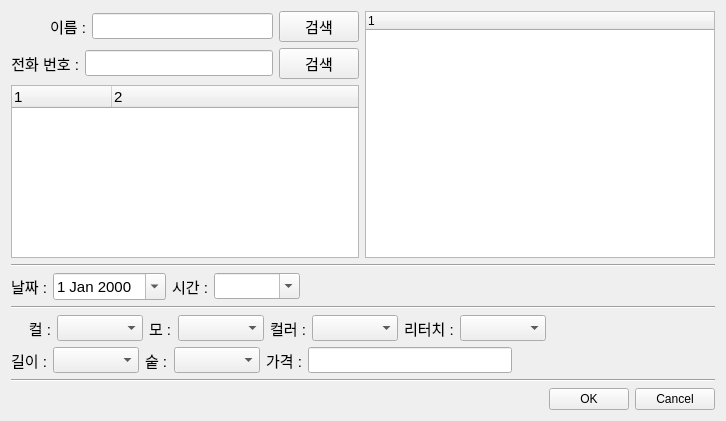
<?xml version="1.0" encoding="UTF-8"?>
<ui version="4.0">
 <class>OperationDialog</class>
 <widget class="QDialog" name="OperationDialog">
  <property name="geometry">
   <rect>
    <x>0</x>
    <y>0</y>
    <width>726</width>
    <height>421</height>
   </rect>
  </property>
  <property name="windowTitle">
   <string>Dialog</string>
  </property>
  <layout class="QVBoxLayout" name="verticalLayout_2">
   <item>
    <layout class="QHBoxLayout" name="horizontalLayout_3">
     <item>
      <layout class="QVBoxLayout" name="verticalLayout">
       <item>
        <layout class="QHBoxLayout" name="horizontalLayout">
         <item>
          <widget class="QLabel" name="label">
           <property name="minimumSize">
            <size>
             <width>75</width>
             <height>0</height>
            </size>
           </property>
           <property name="font">
            <font>
             <pointsize>11</pointsize>
            </font>
           </property>
           <property name="text">
            <string>이름 :</string>
           </property>
           <property name="alignment">
            <set>Qt::AlignRight|Qt::AlignTrailing|Qt::AlignVCenter</set>
           </property>
          </widget>
         </item>
         <item>
          <widget class="QLineEdit" name="lineEdit_name">
           <property name="font">
            <font>
             <pointsize>11</pointsize>
            </font>
           </property>
          </widget>
         </item>
         <item>
          <widget class="QPushButton" name="pushButton_name">
           <property name="font">
            <font>
             <pointsize>11</pointsize>
            </font>
           </property>
           <property name="focusPolicy">
            <enum>Qt::NoFocus</enum>
           </property>
           <property name="text">
            <string>검색</string>
           </property>
          </widget>
         </item>
        </layout>
       </item>
       <item>
        <layout class="QHBoxLayout" name="horizontalLayout_2">
         <item>
          <widget class="QLabel" name="label_2">
           <property name="minimumSize">
            <size>
             <width>60</width>
             <height>0</height>
            </size>
           </property>
           <property name="font">
            <font>
             <pointsize>11</pointsize>
            </font>
           </property>
           <property name="text">
            <string>전화 번호 :</string>
           </property>
           <property name="alignment">
            <set>Qt::AlignRight|Qt::AlignTrailing|Qt::AlignVCenter</set>
           </property>
          </widget>
         </item>
         <item>
          <widget class="QLineEdit" name="lineEdit_phoneNumber">
           <property name="font">
            <font>
             <pointsize>11</pointsize>
            </font>
           </property>
          </widget>
         </item>
         <item>
          <widget class="QPushButton" name="pushButton_phoneNumber">
           <property name="font">
            <font>
             <pointsize>11</pointsize>
            </font>
           </property>
           <property name="focusPolicy">
            <enum>Qt::NoFocus</enum>
           </property>
           <property name="text">
            <string>검색</string>
           </property>
          </widget>
         </item>
        </layout>
       </item>
       <item>
        <widget class="QTreeWidget" name="treeWidget">
         <property name="sizePolicy">
          <sizepolicy hsizetype="Expanding" vsizetype="Expanding">
           <horstretch>0</horstretch>
           <verstretch>0</verstretch>
          </sizepolicy>
         </property>
         <property name="minimumSize">
          <size>
           <width>0</width>
           <height>0</height>
          </size>
         </property>
         <property name="maximumSize">
          <size>
           <width>16777215</width>
           <height>16777215</height>
          </size>
         </property>
         <property name="font">
          <font>
           <pointsize>11</pointsize>
          </font>
         </property>
         <property name="focusPolicy">
          <enum>Qt::NoFocus</enum>
         </property>
         <property name="columnCount">
          <number>2</number>
         </property>
         <column>
          <property name="text">
           <string notr="true">1</string>
          </property>
         </column>
         <column>
          <property name="text">
           <string notr="true">2</string>
          </property>
         </column>
        </widget>
       </item>
      </layout>
     </item>
     <item>
      <widget class="QTreeWidget" name="treeWidget_operation">
       <property name="minimumSize">
        <size>
         <width>350</width>
         <height>0</height>
        </size>
       </property>
       <column>
        <property name="text">
         <string notr="true">1</string>
        </property>
       </column>
      </widget>
     </item>
    </layout>
   </item>
   <item>
    <widget class="Line" name="line_2">
     <property name="orientation">
      <enum>Qt::Horizontal</enum>
     </property>
    </widget>
   </item>
   <item>
    <layout class="QHBoxLayout" name="horizontalLayout_4">
     <item>
      <widget class="QLabel" name="label_3">
       <property name="font">
        <font>
         <pointsize>11</pointsize>
        </font>
       </property>
       <property name="text">
        <string>날짜 :</string>
       </property>
      </widget>
     </item>
     <item>
      <widget class="QDateEdit" name="dateEdit">
       <property name="font">
        <font>
         <pointsize>11</pointsize>
        </font>
       </property>
       <property name="calendarPopup">
        <bool>true</bool>
       </property>
      </widget>
     </item>
     <item>
      <widget class="QLabel" name="label_4">
       <property name="font">
        <font>
         <pointsize>11</pointsize>
        </font>
       </property>
       <property name="text">
        <string>시간 :</string>
       </property>
      </widget>
     </item>
     <item>
      <widget class="QComboBox" name="comboBox_time">
       <property name="font">
        <font>
         <pointsize>11</pointsize>
        </font>
       </property>
       <property name="editable">
        <bool>true</bool>
       </property>
      </widget>
     </item>
     <item>
      <spacer name="horizontalSpacer_3">
       <property name="orientation">
        <enum>Qt::Horizontal</enum>
       </property>
       <property name="sizeHint" stdset="0">
        <size>
         <width>37</width>
         <height>17</height>
        </size>
       </property>
      </spacer>
     </item>
    </layout>
   </item>
   <item>
    <widget class="Line" name="line">
     <property name="orientation">
      <enum>Qt::Horizontal</enum>
     </property>
    </widget>
   </item>
   <item>
    <layout class="QHBoxLayout" name="horizontalLayout_5">
     <item>
      <widget class="QLabel" name="label_5">
       <property name="minimumSize">
        <size>
         <width>40</width>
         <height>0</height>
        </size>
       </property>
       <property name="font">
        <font>
         <pointsize>11</pointsize>
        </font>
       </property>
       <property name="text">
        <string>컬 :</string>
       </property>
       <property name="alignment">
        <set>Qt::AlignRight|Qt::AlignTrailing|Qt::AlignVCenter</set>
       </property>
      </widget>
     </item>
     <item>
      <widget class="QComboBox" name="comboBox_curl">
       <property name="font">
        <font>
         <pointsize>11</pointsize>
        </font>
       </property>
      </widget>
     </item>
     <item>
      <widget class="QLabel" name="label_9">
       <property name="font">
        <font>
         <pointsize>11</pointsize>
        </font>
       </property>
       <property name="text">
        <string>모 :</string>
       </property>
      </widget>
     </item>
     <item>
      <widget class="QComboBox" name="comboBox_type">
       <property name="font">
        <font>
         <pointsize>11</pointsize>
        </font>
       </property>
      </widget>
     </item>
     <item>
      <widget class="QLabel" name="label_7">
       <property name="font">
        <font>
         <pointsize>11</pointsize>
        </font>
       </property>
       <property name="text">
        <string>컬러 :</string>
       </property>
      </widget>
     </item>
     <item>
      <widget class="QComboBox" name="comboBox_color">
       <property name="font">
        <font>
         <pointsize>11</pointsize>
        </font>
       </property>
      </widget>
     </item>
     <item>
      <widget class="QLabel" name="label_11">
       <property name="font">
        <font>
         <pointsize>11</pointsize>
        </font>
       </property>
       <property name="text">
        <string>리터치 :</string>
       </property>
      </widget>
     </item>
     <item>
      <widget class="QComboBox" name="comboBox_retouch">
       <property name="font">
        <font>
         <pointsize>11</pointsize>
        </font>
       </property>
      </widget>
     </item>
     <item>
      <spacer name="horizontalSpacer">
       <property name="orientation">
        <enum>Qt::Horizontal</enum>
       </property>
       <property name="sizeHint" stdset="0">
        <size>
         <width>40</width>
         <height>20</height>
        </size>
       </property>
      </spacer>
     </item>
    </layout>
   </item>
   <item>
    <layout class="QHBoxLayout" name="horizontalLayout_6">
     <item>
      <widget class="QLabel" name="label_6">
       <property name="minimumSize">
        <size>
         <width>32</width>
         <height>0</height>
        </size>
       </property>
       <property name="font">
        <font>
         <pointsize>11</pointsize>
        </font>
       </property>
       <property name="text">
        <string>길이 :</string>
       </property>
       <property name="alignment">
        <set>Qt::AlignRight|Qt::AlignTrailing|Qt::AlignVCenter</set>
       </property>
      </widget>
     </item>
     <item>
      <widget class="QComboBox" name="comboBox_length">
       <property name="font">
        <font>
         <pointsize>11</pointsize>
        </font>
       </property>
      </widget>
     </item>
     <item>
      <widget class="QLabel" name="label_8">
       <property name="font">
        <font>
         <pointsize>11</pointsize>
        </font>
       </property>
       <property name="text">
        <string>숱 :</string>
       </property>
      </widget>
     </item>
     <item>
      <widget class="QComboBox" name="comboBox_number">
       <property name="font">
        <font>
         <pointsize>11</pointsize>
        </font>
       </property>
      </widget>
     </item>
     <item>
      <widget class="QLabel" name="label_10">
       <property name="font">
        <font>
         <pointsize>11</pointsize>
        </font>
       </property>
       <property name="text">
        <string>가격 :</string>
       </property>
      </widget>
     </item>
     <item>
      <widget class="QLineEdit" name="lineEdit_price">
       <property name="font">
        <font>
         <pointsize>11</pointsize>
        </font>
       </property>
      </widget>
     </item>
     <item>
      <spacer name="horizontalSpacer_2">
       <property name="orientation">
        <enum>Qt::Horizontal</enum>
       </property>
       <property name="sizeHint" stdset="0">
        <size>
         <width>37</width>
         <height>17</height>
        </size>
       </property>
      </spacer>
     </item>
    </layout>
   </item>
   <item>
    <widget class="Line" name="line_3">
     <property name="orientation">
      <enum>Qt::Horizontal</enum>
     </property>
    </widget>
   </item>
   <item>
    <layout class="QHBoxLayout" name="horizontalLayout_7">
     <item>
      <spacer name="horizontalSpacer_4">
       <property name="orientation">
        <enum>Qt::Horizontal</enum>
       </property>
       <property name="sizeHint" stdset="0">
        <size>
         <width>34</width>
         <height>14</height>
        </size>
       </property>
      </spacer>
     </item>
     <item>
      <widget class="QPushButton" name="pushButton_OK">
       <property name="text">
        <string>OK</string>
       </property>
       <property name="autoDefault">
        <bool>false</bool>
       </property>
      </widget>
     </item>
     <item>
      <widget class="QPushButton" name="pushButton_Cancel">
       <property name="text">
        <string>Cancel</string>
       </property>
       <property name="autoDefault">
        <bool>false</bool>
       </property>
      </widget>
     </item>
    </layout>
   </item>
  </layout>
  <zorder>line</zorder>
  <zorder>line_2</zorder>
  <zorder>line_3</zorder>
 </widget>
 <tabstops>
  <tabstop>lineEdit_name</tabstop>
  <tabstop>lineEdit_phoneNumber</tabstop>
  <tabstop>dateEdit</tabstop>
  <tabstop>comboBox_time</tabstop>
  <tabstop>comboBox_curl</tabstop>
  <tabstop>comboBox_type</tabstop>
  <tabstop>comboBox_color</tabstop>
  <tabstop>comboBox_length</tabstop>
  <tabstop>comboBox_number</tabstop>
  <tabstop>lineEdit_price</tabstop>
  <tabstop>pushButton_OK</tabstop>
  <tabstop>pushButton_Cancel</tabstop>
  <tabstop>treeWidget</tabstop>
  <tabstop>pushButton_phoneNumber</tabstop>
  <tabstop>pushButton_name</tabstop>
 </tabstops>
 <resources/>
 <connections/>
</ui>
